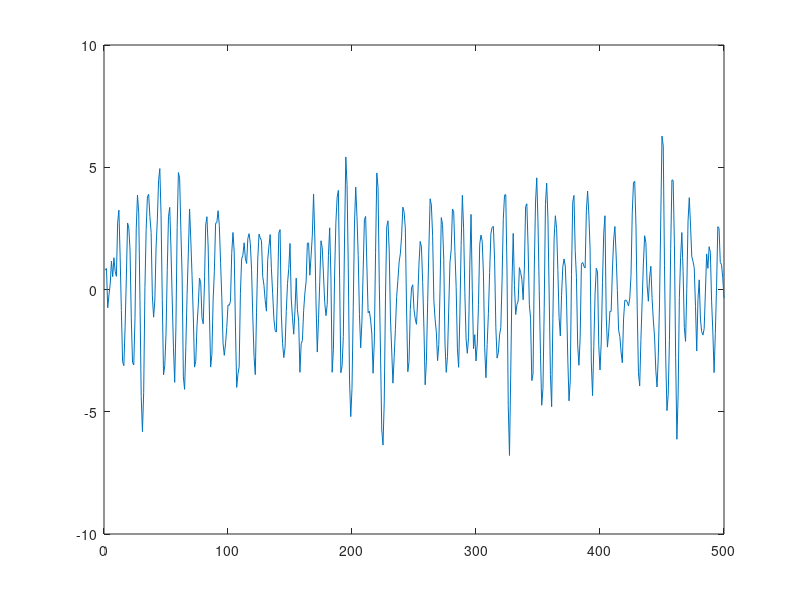

Here is the MATLAB script that generated this plot: (Note: this script raises an error after producing the figure.)
%%%%%%%%%%%%%%%%%%%%%%%%%%%%%%%%%
% EE - 504 Homework #4, P.1  %
% Salim Sirtkaya, 112434-6      %
%%%%%%%%%%%%%%%%%%%%%%%%%%%%%%%%%

close all;
clear all;

N = 500; % number of samples
no_iter = 200 ; % number of iterations
mu= 0.02; % step size

% unit variance white gaussian noise
v = randn(N,1);

% generation of x(n)
b=[1 0 0];
a=[1 -1.2728 0.81];

x = filter(b,a,v);

figure;
plot(x);
TITLE('x(n)');

% Iterative w estimation  
% x(n) is approximated by w(1)x(n-1)+w(2)x(n-2)

% initialize w vector
w1(1:no_iter)=0;
w2(1:no_iter)=0;

for n=3:no_iter
    y(n) = [w1(n) w2(n)]*[x(n);x(n-1)];
    e(n) = x(n) - y(n);
    w1(n+1) = w1(n)+mu*e(n)*x(n-1);
    w2(n+1) = w2(n)+mu*e(n)*x(n-2);
end
    
figure;
plot(w1);
TITLE('w1(n)');

figure;
plot(w2);
TITLE('w2(n)');
    